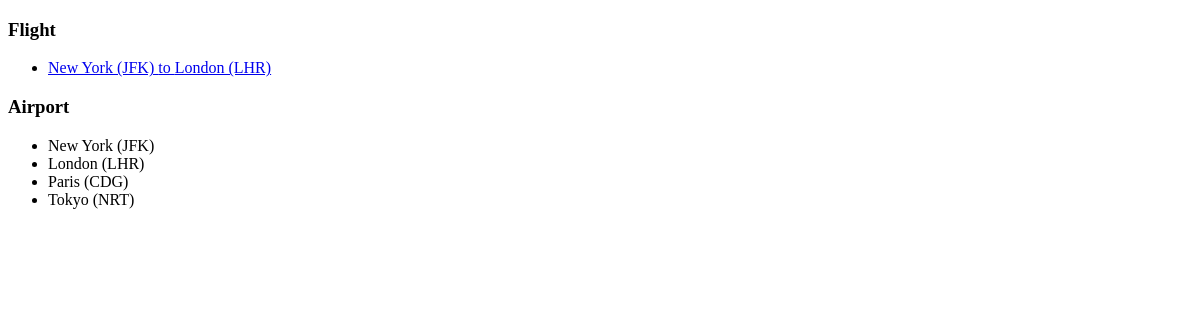
Before: /flight/ with the older database file.
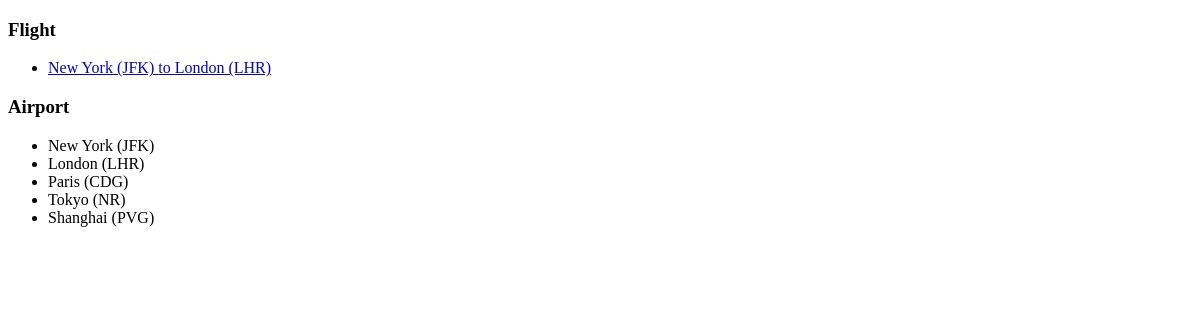
After: the same page with the newer database file.
### flight/models.py (models this page shows, shortened)
class Flight(models.Model):
    origin = models.ForeignKey(Airport, on_delete=models.CASCADE, related_name="departures")
    destination = models.ForeignKey(Airport, on_delete=models.CASCADE, related_name="arrivals")
    duration = models.IntegerField()

class Airport(models.Model):
    code = models.CharField(max_length=10)
    city = models.CharField(max_length=10)
    def __str__(self):
        return f"{self.city} ({self.code})"

### flight/views.py (the view)
# urls.py: path("", views.index, name="index"),
def index(request):
    return render(request, "flight/index.html", {
        "flights": models.Flight.objects.all(),
        "airports": models.Airport.objects.all()
    })

### flight/templates/flight/index.html (shortened to what this page needs)
<!DOCTYPE html>
<html lang="en">
<head>
</head>
<body>
    <h3>Flight</h3>
    <ul>
        {% for flight in flights %}
            <li> <a href="{% url 'flights' flight_id=flight.id %}">{{flight.origin}} to {{flight.destination}} </a> </li>
        {% endfor %}
    </ul>
    <h3>Airport</h3>
    <ul>
        {% for airport in airports %}
            <li>{{airport.city}} ({{airport.code}})</li>
        {% endfor %}
    </ul>
</body>
</html>

Changed rows visible on the page:
changed Airport "Tokyo": code "NRT" → "NR"
added Airport: city "Shanghai", code "PVG"
